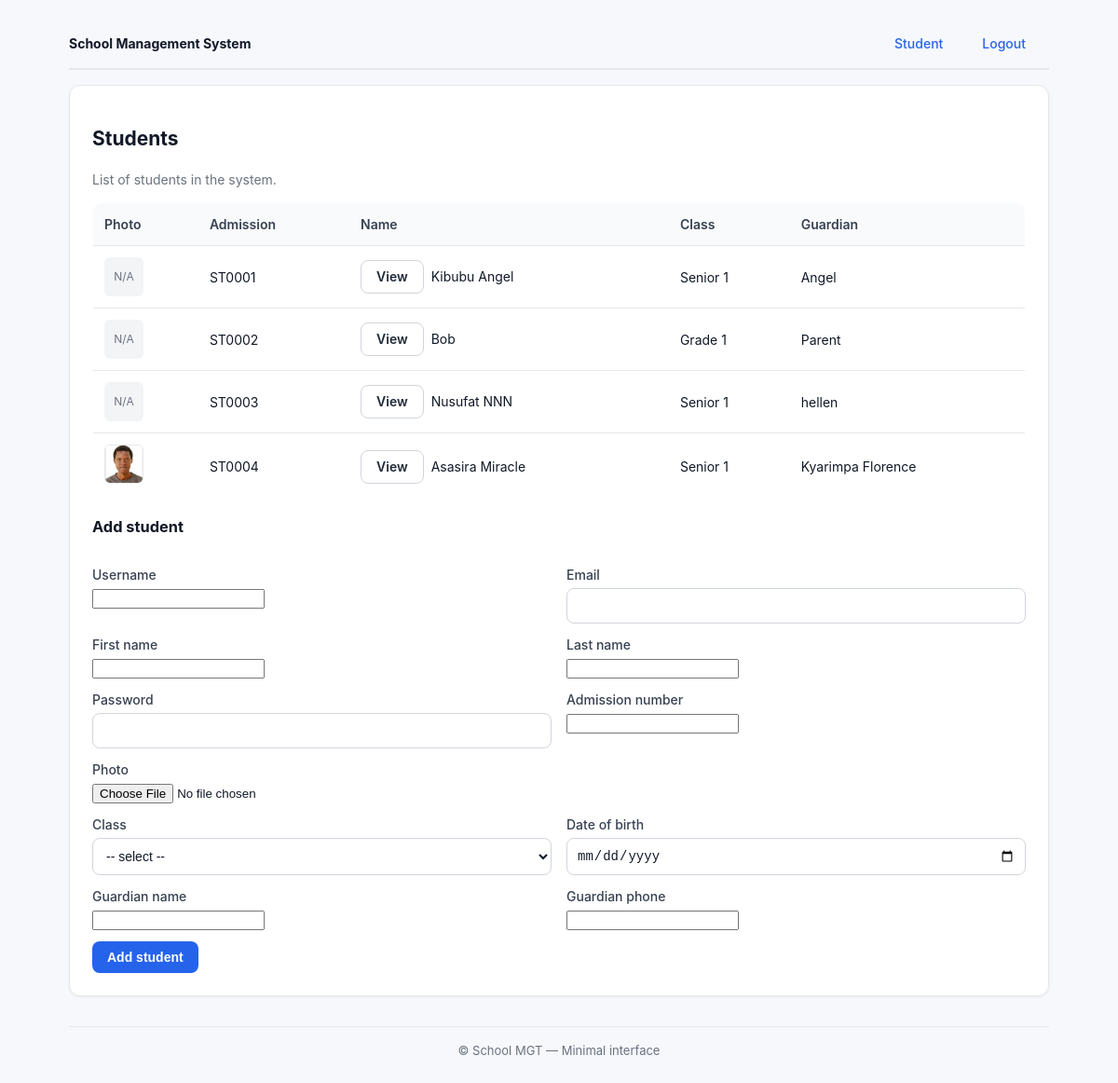
The app's page /portal/admin/students/ (signed in), older data.
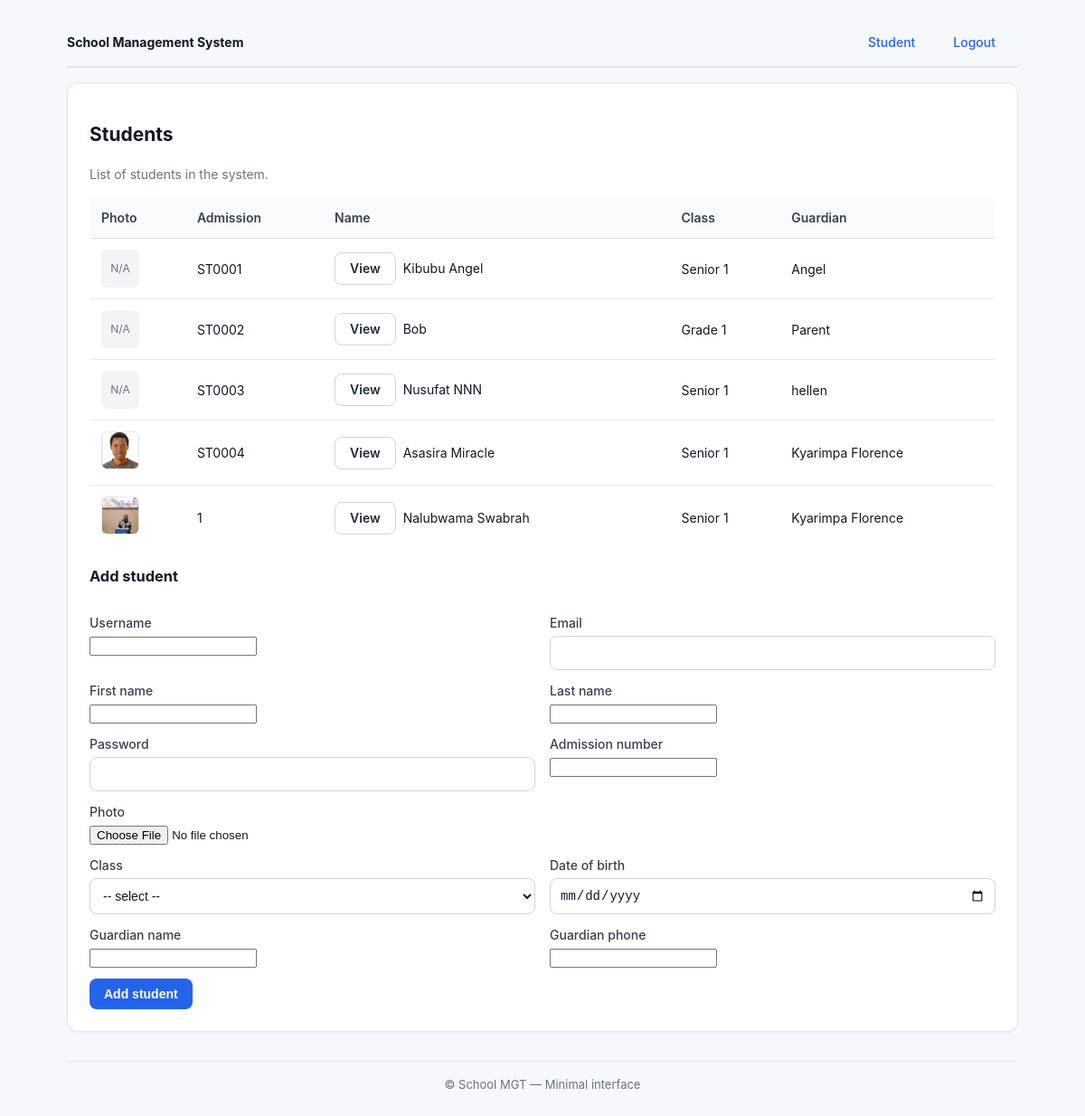
The same page, newer data.
### school/models.py (models this page shows, shortened)
class Student(models.Model):
    user = models.OneToOneField(User, on_delete=models.CASCADE)
    admission_number = models.CharField(max_length=20, unique=True)
    student_class = models.ForeignKey(Class, on_delete=models.SET_NULL, null=True)
    date_of_birth = models.DateField()
    guardian_name = models.CharField(max_length=100)
    guardian_phone = models.CharField(max_length=15)
    photo = models.ImageField(upload_to='students/photos/', blank=True, null=True)
    is_graduated = models.BooleanField(default=False)
    graduation_year = models.CharField(max_length=9, blank=True, null=True)
    class Meta:
        db_table = 'students'

class User(AbstractUser):
    USER_TYPE_CHOICES = (
        ('admin', 'Administrator'),
        ('teacher', 'Teacher'),
        ('student', 'Student'),
        ('bursar', 'Bursar'),
    )
    user_type = models.CharField(max_length=10, choices=USER_TYPE_CHOICES)
    phone = models.CharField(max_length=15, blank=True, null=True)
    address = models.TextField(blank=True, null=True)
    class Meta:
        db_table = 'users'

class Class(models.Model):
    name = models.CharField(max_length=50)
    level = models.CharField(max_length=20)
    class_teacher = models.ForeignKey(User, on_delete=models.SET_NULL, null=True,
                                      limit_choices_to={'user_type': 'teacher'})
    academic_year = models.CharField(max_length=9, default='2024/2025')
    promotion_rank = models.IntegerField(default=0, help_text="Order used for automatic promotion across years")
    class Meta:
        db_table = 'classes'
        verbose_name_plural = 'Classes'

### school/views.py (the view, shortened to what this page needs)
# urls.py: path('portal/admin/students/', views.manage_students, name='manage_students'),
@login_required
@user_passes_test(is_admin)
def manage_students(request):
    students = Student.objects.select_related('user', 'student_class').all()
    classes = Class.objects.all()
    context = {'students': students, 'classes': classes}
    return render(request, 'admin/students.html', context)

### school/views.py (called while the page is built)
def is_admin(user):
    return getattr(user, 'user_type', None) == 'admin' or user.is_superuser or user.is_staff

### school/templates/admin/students.html (shortened to what this page needs)
{% extends 'base.html' %}
{% block content %}
  <h2>Students</h2>
  <p class="muted">List of students in the system.</p>
  <table style="margin-top:12px">
    <thead>
      <tr><th>Photo</th><th>Admission</th><th>Name</th><th>Class</th><th>Guardian</th></tr>
    </thead>
    <tbody>
      {% for s in students %}
        <tr>
          <td>
            {% if s.photo %}
              <img src="{{ s.photo.url }}" alt="{{ s.user.get_full_name }}" class="thumb" data-full="{{ s.photo.url }}" style="width:42px;height:42px;border-radius:6px;object-fit:cover;cursor:pointer;border:1px solid #e5e7eb" />
            {% else %}
              <div style="width:42px;height:42px;border-radius:6px;background:#f3f4f6;display:flex;align-items:center;justify-content:center;font-size:12px;color:#6b7280">N/A</div>
            {% endif %}
          </td>
          <td>{{ s.admission_number }}</td>
          <td>
            <a href="{% url 'admin_view_student' s.id %}" class="btn btn-sm btn-outline-primary" style="margin-right:4px">View</a>
            {{ s.user.get_full_name }}
          </td>
          <td>{% if s.student_class %}{{ s.student_class.name }}{% else %}-{% endif %}</td>
          <td>{{ s.guardian_name }}</td>
        </tr>
      {% empty %}
        <tr><td colspan="5" class="muted">No students yet.</td></tr>
      {% endfor %}
    </tbody>
  </table>
  <h3 style="margin-top:16px">Add student</h3>
  <form method="post" enctype="multipart/form-data">
    <div class="row">
      <div class="col">
        <label>Username</label>
        <input name="username" required />
      </div>
      <div class="col">
        <label>Email</label>
        <input name="email" type="email" />
      </div>
    </div>
    <div class="row">
      <div class="col">
        <label>First name</label>
        <input name="first_name" />
      </div>
      <div class="col">
        <label>Last name</label>
        <input name="last_name" />
      </div>
    </div>
    <div class="row">
      <div class="col">
        <label>Password</label>
        <input name="password" type="password" required />
      </div>
      <div class="col">
        <label>Admission number</label>
        <input name="admission_number" required />
      </div>
    </div>
    <div class="row">
      <div class="col">
        <label>Photo</label>
        <input name="photo" type="file" accept="image/*" />
      </div>
    </div>
    <div class="row">
      <div class="col">
        <label>Class</label>
        <select name="class_id">
          <option value="">-- select --</option>
        </select>
      </div>
      <div class="col">
        <label>Date of birth</label>
        <input name="date_of_birth" type="date" />
      </div>
    </div>
    <div class="row">
      <div class="col">
        <label>Guardian name</label>
        <input name="guardian_name" />
      </div>
      <div class="col">
        <label>Guardian phone</label>
        <input name="guardian_phone" />
      </div>
    </div>
    <div style="margin-top:12px"><button class="btn" type="submit">Add student</button></div>
  </form>
{% endblock %}

### school/templates/base.html (shortened to what this page needs)
<!doctype html>
<html lang="en">
<head>
  {% load static %}
  <link rel="stylesheet" href="{% static 'css/style.css' %}">
</head>
<body>
  <div class="container">
    <header>
      <div><strong>School Management System</strong></div>
      <nav>
        {% if request.user.is_authenticated %}
          {% if request.user.user_type == 'admin' %}
            <a href="{% url 'admin_dashboard' %}">Admin</a>
          {% elif request.user.user_type == 'teacher' %}
            <a href="{% url 'teacher_dashboard' %}">Teacher</a>
          {% else %}
            <a href="{% url 'student_dashboard' %}">Student</a>
          {% endif %}
          <a href="{% url 'logout' %}">Logout</a>
        {% else %}
          <a href="{% url 'login' %}">Login</a>
        {% endif %}
      </nav>
    </header>
    <main class="card">
      {% block content %}{% endblock %}
    </main>
    <footer>
      &copy; {{ now.year }} School MGT — Minimal interface
    </footer>
  </div>
</body>
</html>

### school/static/css/style.css (style rules this page uses)
:root { --bg:#f7f8fb; --card:#ffffff; --muted:#6b7280; --text:#111827; --accent:#2563eb; --border:#e5e7eb; --table:#ffffff }
* { box-sizing:border-box }
html,body { height:100% }
body { margin:0;background:var(--bg);color:var(--text);font:14px/1.5 "Inter",system-ui,-apple-system,Segoe UI,Roboto,Arial,sans-serif }
.container { max-width:1100px;margin:0 auto;padding:24px }
header { display:flex;justify-content:space-between;align-items:center;padding:12px 0 16px;margin-bottom:16px;border-bottom:2px solid var(--border) }
header nav a { color:var(--accent);text-decoration:none;margin-right:12px;padding:8px 12px;border-radius:6px;border:1px solid transparent;font-weight:500 }
.muted { color:var(--muted) }
.card { background:var(--card);border:1px solid var(--border);border-radius:12px;padding:24px;box-shadow:0 1px 3px rgba(0,0,0,0.05) }
.row { display:flex;gap:16px;flex-wrap:wrap }
.col { flex:1 1 240px }
.btn { display:inline-block;background:var(--accent);color:#fff;border:none;border-radius:8px;padding:10px 16px;text-decoration:none;cursor:pointer;font-size:14px;font-weight:600;line-height:1 }
.btn-outline-primary { background:#fff;color:#1f2937;border:1px solid #d1d5db }
label { display:block; margin:12px 0 4px; font-weight:500; color:#374151 }
input[type="text"],input[type="number"],input[type="date"],input[type="email"],input[type="password"],input[type="time"],select,textarea { width:100%; padding:10px; border-radius:8px; border:1px solid #d1d5db; background:#ffffff; color:#111827; font-size:14px }
table { width:100%;border-collapse:collapse;margin-top:8px;background:var(--table);border-radius:10px;overflow:hidden;border:1px solid var(--border) }
th,td { padding:12px;border-bottom:1px solid var(--border) }
th { background:#f9fafb;text-align:left;font-weight:600;color:#374151 }
footer { color:var(--muted);margin-top:32px;padding-top:16px;text-align:center;font-size:13px;border-top:1px solid var(--border) }

Row changes from the older to the newer data that the page shows:
added Student: photo (picture), admission_number "1", user.get_full_name "Nalubwama Swabrah", student_class.name "Senior 1", guardian_name "Kyarimpa Florence"
